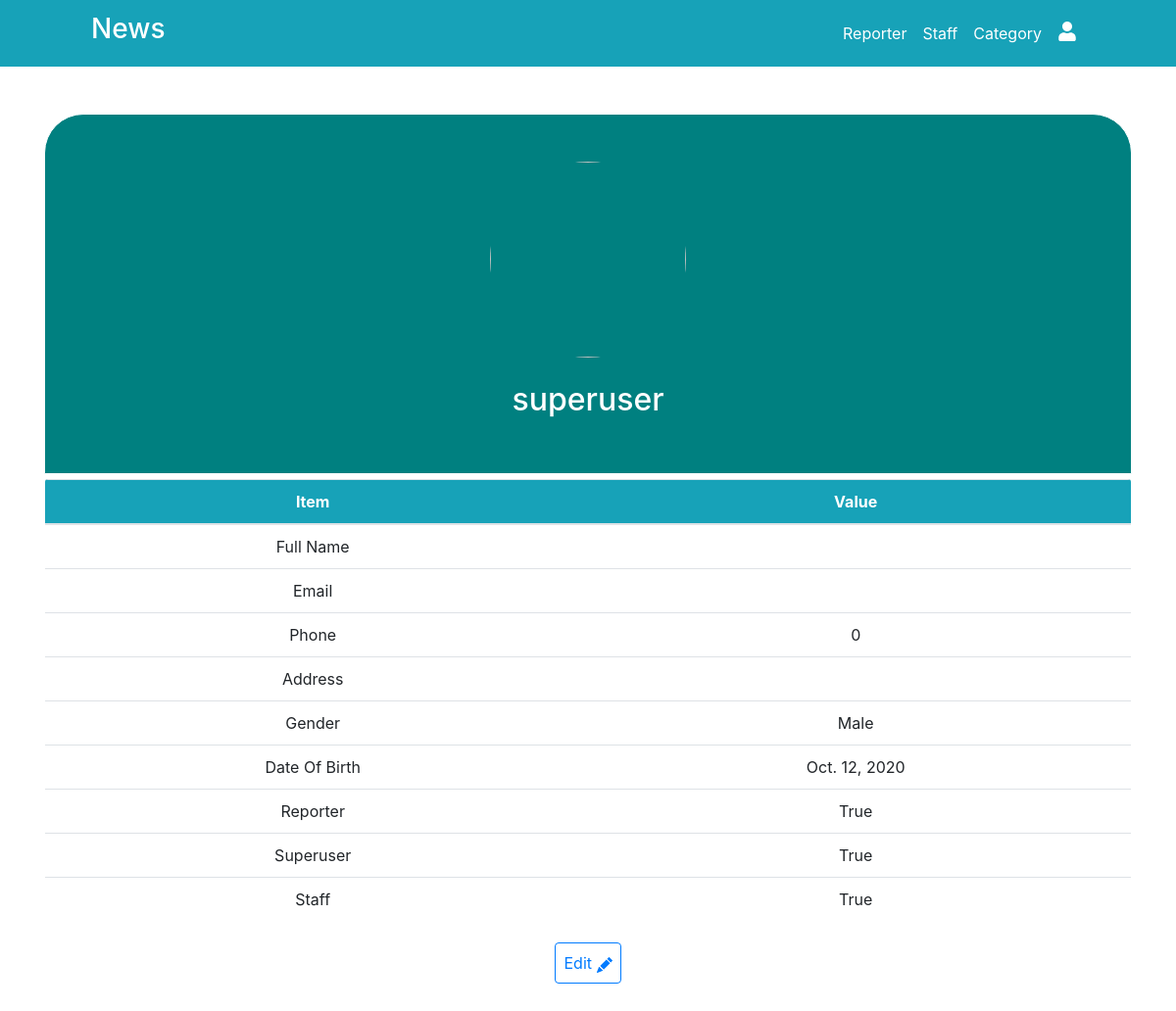
Screenshot of /account/ (signed in) with the database file from the repository.
### accounts/models.py (models this page shows, shortened)
class User(AbstractBaseUser):
    username = models.CharField(max_length=70, unique=True)
    email = models.EmailField(max_length=254, default='')
    full_name = models.CharField(max_length=75, default='')
    phone = models.IntegerField(default=0)
    address = models.CharField(max_length=95, default='')
    avatar = models.ImageField(upload_to='static/img/avatar/', default='static/img/avatar/default.jpg')
    gender = models.BooleanField(default=True)
    date_join = models.DateField(auto_now_add=True)
    date_of_birth = models.DateField(default='2000-01-01')
    is_superuser = models.BooleanField(default=False)
    is_reporter = models.BooleanField(default=False)
    is_staff = models.BooleanField(default=False)
    is_active = models.BooleanField(default=True)
    USERNAME_FIELD = 'username'
    REQUIRED_FIELD = [''] # when run python manage.py createsuperuser
    objects = MyUserManager()

### accounts/views.py (the view)
# urls.py: path('', views.my_account, name='account'),
def my_account(request):
    if request.user.is_authenticated:
        getUser = request.user.id
        user = User.objects.get(pk=getUser)
        return render(request, 'account/index.html', {
            'user': user,
        })
    else:
        return redirect('login')

### templates/account/index.html (shortened to what this page needs)
{% extends 'base.html' %}
{% load static %}
{% block content %}
<div class="container my-5">
    <div class="row justify-content-center">
        <div class="col-lg-12">
            <div class="card border-white text-white p-5 align-items-center"
                style="background-color: teal; border-radius: 40px 40px 0 0;">
                <img src="../../{{user.avatar}}" alt="" class="rounded-circle border-dark" height="200px" width="200px"
                    id="avatar">
                <h2 class="mt-4">{{user.username}}</h2>
            </div>
        </div>
        <div class="col-lg-12 mt-1">
            <div class="card border-white table-responsive">
                <table class="table table-hover text-center">
                    <thead class="bg-info text-white">
                        <th scope="col">Item</th>
                        <th scope="col">Value</th>
                    </thead>
                    <tbody>
                        <tr>
                            <th scope="row" class="font-weight-normal">Full Name</th>
                            <td>{{user.full_name}}</td>
                        </tr>
                        <tr>
                            <th scope="row" class="font-weight-normal">Email</th>
                            <td>{{user.email}}</td>
                        </tr>
                        <tr>
                            <th scope="row" class="font-weight-normal">Phone</th>
                            <td>{{user.phone}}</td>
                        </tr>
                        <tr>
                            <th scope="row" class="font-weight-normal">Address</th>
                            <td>{{user.address}}</td>
                        </tr>
                        <tr>
                            <th scope="row" class="font-weight-normal">Gender</th>
                            <td>{% if user.gender == True %}Male {% else %}Female{% endif %}</td>
                        </tr>
                        <tr>
                            <th scope="row" class="font-weight-normal">Date Of Birth</th>
                            <td>{{user.date_of_birth}}</td>
                        </tr>
                        {% if user.is_reporter == True %}
                        <tr>
                            <th scope="row" class="font-weight-normal">Reporter</th>
                            <td>{{user.is_reporter}}</td>
                        </tr>
                        {% endif %}
                        {% if user.is_superuser == True %}
                        <tr>
                            <th scope="row" class="font-weight-normal">Superuser</th>
                            <td>{{user.is_superuser}}</td>
                        </tr>
                        {% endif %}
                        {% if user.is_staff == True %}
                        <tr>
                            <th scope="row" class="font-weight-normal">Staff</th>
                            <td>{{user.is_staff}}</td>
                        </tr>
                        {% endif %}
                    </tbody>
                </table>
            </div>
        </div>
        <div class="col-lg-12 mt-1 card border-white align-items-center">
            <a href="{% url 'account:edit' %}" class="btn btn-outline-primary p-2">Edit
            </a>
        </div>
    </div>
</div>
{% endblock content %}

### rows the page displays
User: username "superuser", phone "0", date_of_birth "Oct. 12, 2020", is_reporter "True", is_superuser "True", is_staff "True"
